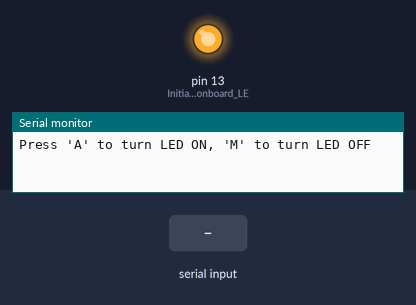
Simulated run of this sketch. Board: Arduino Uno, built with avr-gcc and run on an emulated ATmega328P. Parts: output pins drawn as LEDs (lit = HIGH), the last lines printed to the serial monitor. Inputs (shaded band) come from the test bench.

Above: at 1.2 s.
1.3 s: "A" received over Serial
At 2.3 s:
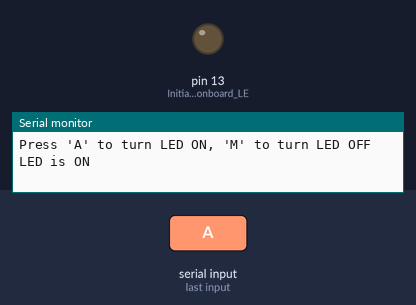
2.8 s: "M" received over Serial
At 3.4 s:
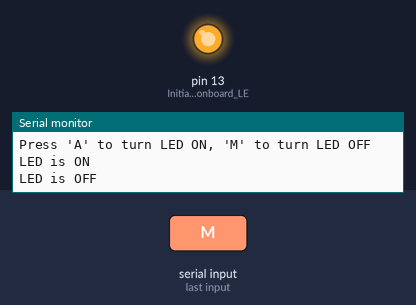
4.3 s: "a" received over Serial
At 4.6 s:
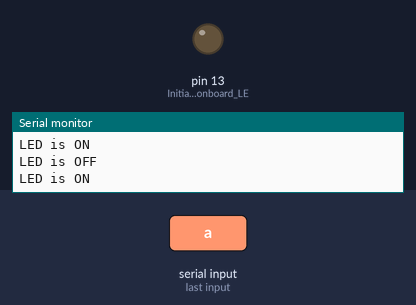
5.8 s: "m" received over Serial
At 6.9 s:
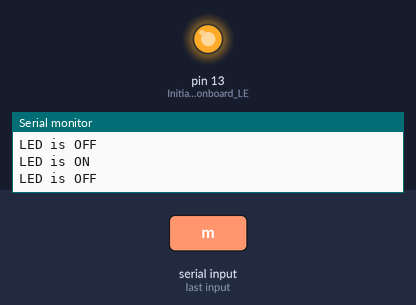
Timing chart, 0 to 8.3 s (numbered marks = the images above; inputs shaded):
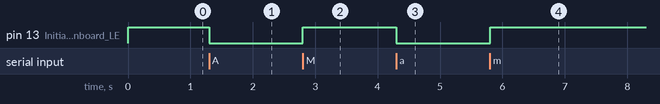

Measured:
- after the input at 1.3 s, pin 13 (Initialize_the_onboard_LE): HIGH → LOW at once
- after the input at 2.8 s, pin 13 (Initialize_the_onboard_LE): LOW → HIGH at once
- after the input at 4.3 s, pin 13 (Initialize_the_onboard_LE): HIGH → LOW at once
- after the input at 5.8 s, pin 13 (Initialize_the_onboard_LE): LOW → HIGH at once

The sketch:

Lab2.ino
```cpp
void setup() {
  Serial.begin(9600);               // Start serial communication at 9600 baud
  pinMode(LED_BUILTIN, OUTPUT);       // Initialize the onboard LED pin as an output
  digitalWrite(LED_BUILTIN, HIGH);    // Turn the LED off initially (active LOW)
  Serial.println("Press 'A' to turn LED ON, 'M' to turn LED OFF");
}

void loop() {
  if (Serial.available() > 0) {       // Check if data is available on the serial port
    char inChar = Serial.read();      // Read the incoming character

    if (inChar == 'A' || inChar == 'a') {
      digitalWrite(LED_BUILTIN, LOW);   // Turn the LED on (active LOW)
      Serial.println("LED is ON");
    }
    else if (inChar == 'M' || inChar == 'm') {
      digitalWrite(LED_BUILTIN, HIGH);  // Turn the LED off
      Serial.println("LED is OFF");
    }
  }
}
```
